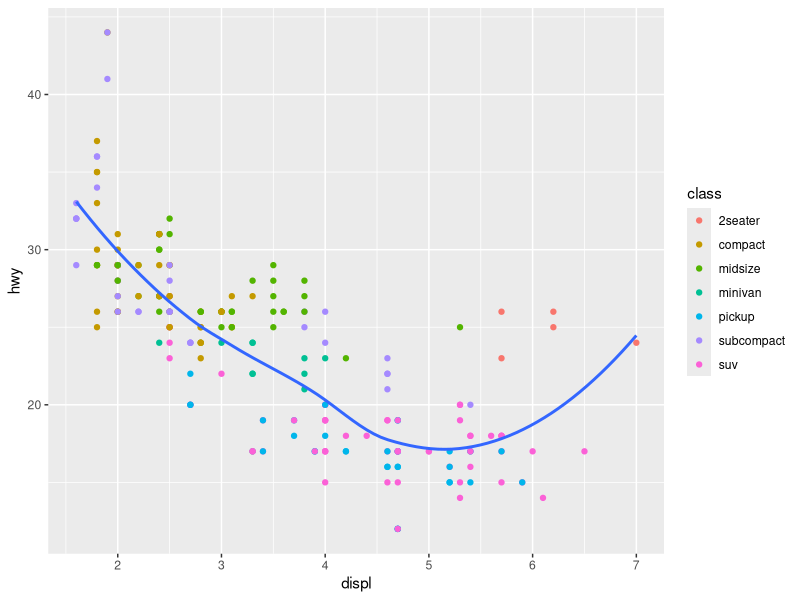
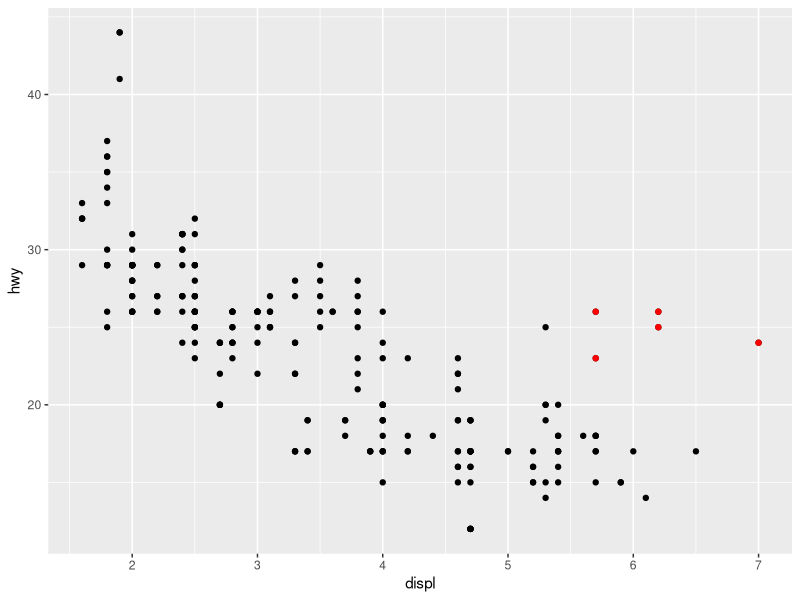
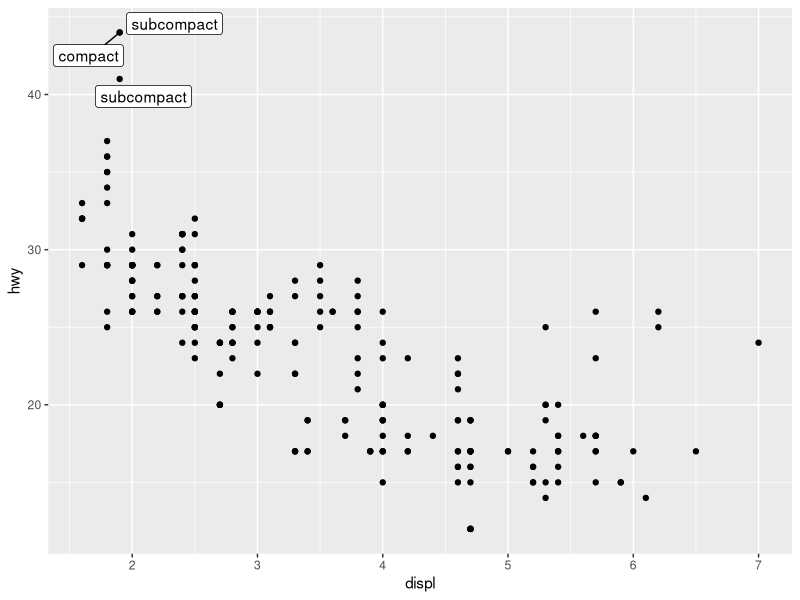
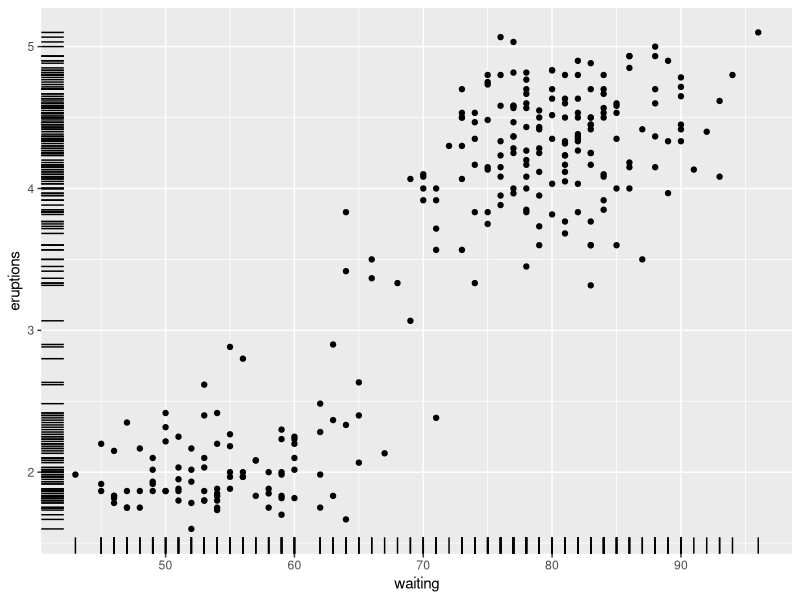

Write R code to recreate these figures, in order.
library(tidyverse)
library(ggrepel)

mpg %>%
  ggplot(mapping = aes(x = displ, y = hwy)) +
  geom_point(aes(color = class)) + 
  geom_smooth(se = FALSE)

mpg2 <- filter(mpg, class == "2seater")

mpg %>%
  ggplot(mapping = aes(x = displ, y = hwy)) +
  geom_point() + 
  geom_point(data = mpg2, color = "red")

mpg40 <- filter(mpg, hwy >= 40)

mpg %>%
  ggplot(mapping = aes(x = displ, y = hwy)) +
  geom_point() + 
  geom_label_repel(data = mpg40, mapping = aes(label = class))

faithful %>%
  ggplot(mapping = aes(x = waiting, y = eruptions)) +
  geom_point() + 
  geom_rug()

